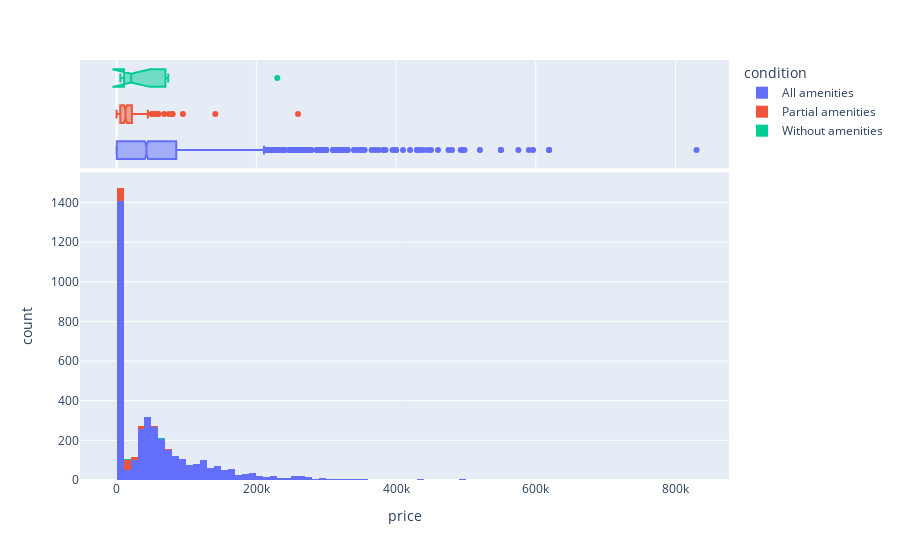

Here is the notebook cell this chart was saved with:
### Code cell
fig = px.histogram(realestate, x="price", color="condition",
                   marginal="box",
                   hover_data=realestate.columns)
fig.show()

### Figure 1 — Plotly figure (JSON) as saved in the notebook; plotly's stock layout.template omitted (floating-point values rounded to 4 significant figures; data arrays with more than 128 entries replaced by an {"elided": "..."} marker saying what was removed)
{"data": [{"alignmentgroup": "True", "bingroup": "x", "hovertemplate": "condition=All amenities<br>price=%{x}<br>count=%{y}<extra></extra>", "legendgroup": "All amenities", "marker": {"color": "#636efa"}, "name": "All amenities", "offsetgroup": "All amenities", "orientation": "v", "showlegend": true, "type": "histogram", "x": {"elided": "3772 int values"}, "xaxis": "x", "yaxis": "y"}, {"alignmentgroup": "True", "customdata": {"elided": "3772x12 mixed values"}, "hovertemplate": "condition=%{customdata[9]}<br>price=%{x}<br>op_type=%{customdata[0]}<br>district=%{customdata[1]}<br>street=%{customdata[2]}<br>rooms=%{customdata[3]}<br>area=%{customdata[4]}<br>floor=%{customdata[5]}<br>total_floors=%{customdata[6]}<br>house_seria=%{customdata[7]}<br>house_type=%{customdata[8]}<br>lat=%{customdata[10]}<br>lon=%{customdata[11]}<extra></extra>", "legendgroup": "All amenities", "marker": {"color": "#636efa"}, "name": "All amenities", "notched": true, "offsetgroup": "All amenities", "showlegend": false, "type": "box", "x": {"elided": "3772 int values"}, "xaxis": "x2", "yaxis": "y2"}, {"alignmentgroup": "True", "bingroup": "x", "hovertemplate": "condition=Partial amenities<br>price=%{x}<br>count=%{y}<extra></extra>", "legendgroup": "Partial amenities", "marker": {"color": "#EF553B"}, "name": "Partial amenities", "offsetgroup": "Partial amenities", "orientation": "v", "showlegend": true, "type": "histogram", "x": {"elided": "160 int values"}, "xaxis": "x", "yaxis": "y"}, {"alignmentgroup": "True", "customdata": {"elided": "160x12 mixed values"}, "hovertemplate": "condition=%{customdata[9]}<br>price=%{x}<br>op_type=%{customdata[0]}<br>district=%{customdata[1]}<br>street=%{customdata[2]}<br>rooms=%{customdata[3]}<br>area=%{customdata[4]}<br>floor=%{customdata[5]}<br>total_floors=%{customdata[6]}<br>house_seria=%{customdata[7]}<br>house_type=%{customdata[8]}<br>lat=%{customdata[10]}<br>lon=%{customdata[11]}<extra></extra>", "legendgroup": "Partial amenities", "marker": {"color": "#EF553B"}, "name": "Partial amenities", "notched": true, "offsetgroup": "Partial amenities", "showlegend": false, "type": "box", "x": {"elided": "160 int values"}, "xaxis": "x2", "yaxis": "y2"}, {"alignmentgroup": "True", "bingroup": "x", "hovertemplate": "condition=Without amenities<br>price=%{x}<br>count=%{y}<extra></extra>", "legendgroup": "Without amenities", "marker": {"color": "#00cc96"}, "name": "Without amenities", "offsetgroup": "Without amenities", "orientation": "v", "showlegend": true, "type": "histogram", "x": [39000, 19999, 70000, 6900, 5500, 230000, 12500, 10000, 74000, 22000, 69990, 11500], "xaxis": "x", "yaxis": "y"}, {"alignmentgroup": "True", "customdata": {"elided": "12x12 mixed values"}, "hovertemplate": "condition=%{customdata[9]}<br>price=%{x}<br>op_type=%{customdata[0]}<br>district=%{customdata[1]}<br>street=%{customdata[2]}<br>rooms=%{customdata[3]}<br>area=%{customdata[4]}<br>floor=%{customdata[5]}<br>total_floors=%{customdata[6]}<br>house_seria=%{customdata[7]}<br>house_type=%{customdata[8]}<br>lat=%{customdata[10]}<br>lon=%{customdata[11]}<extra></extra>", "legendgroup": "Without amenities", "marker": {"color": "#00cc96"}, "name": "Without amenities", "notched": true, "offsetgroup": "Without amenities", "showlegend": false, "type": "box", "x": [39000, 19999, 70000, 6900, 5500, 230000, 12500, 10000, 74000, 22000, 69990, 11500], "xaxis": "x2", "yaxis": "y2"}], "layout": {"barmode": "relative", "legend": {"title": {"text": "condition"}, "tracegroupgap": 0}, "margin": {"t": 60}, "xaxis": {"anchor": "y", "domain": [0, 1], "title": {"text": "price"}}, "xaxis2": {"anchor": "y2", "domain": [0, 1], "matches": "x", "showgrid": true, "showticklabels": false}, "yaxis": {"anchor": "x", "domain": [0, 0.7326], "title": {"text": "count"}}, "yaxis2": {"anchor": "x2", "domain": [0.7426, 1], "matches": "y2", "showgrid": false, "showline": false, "showticklabels": false, "ticks": ""}}}
